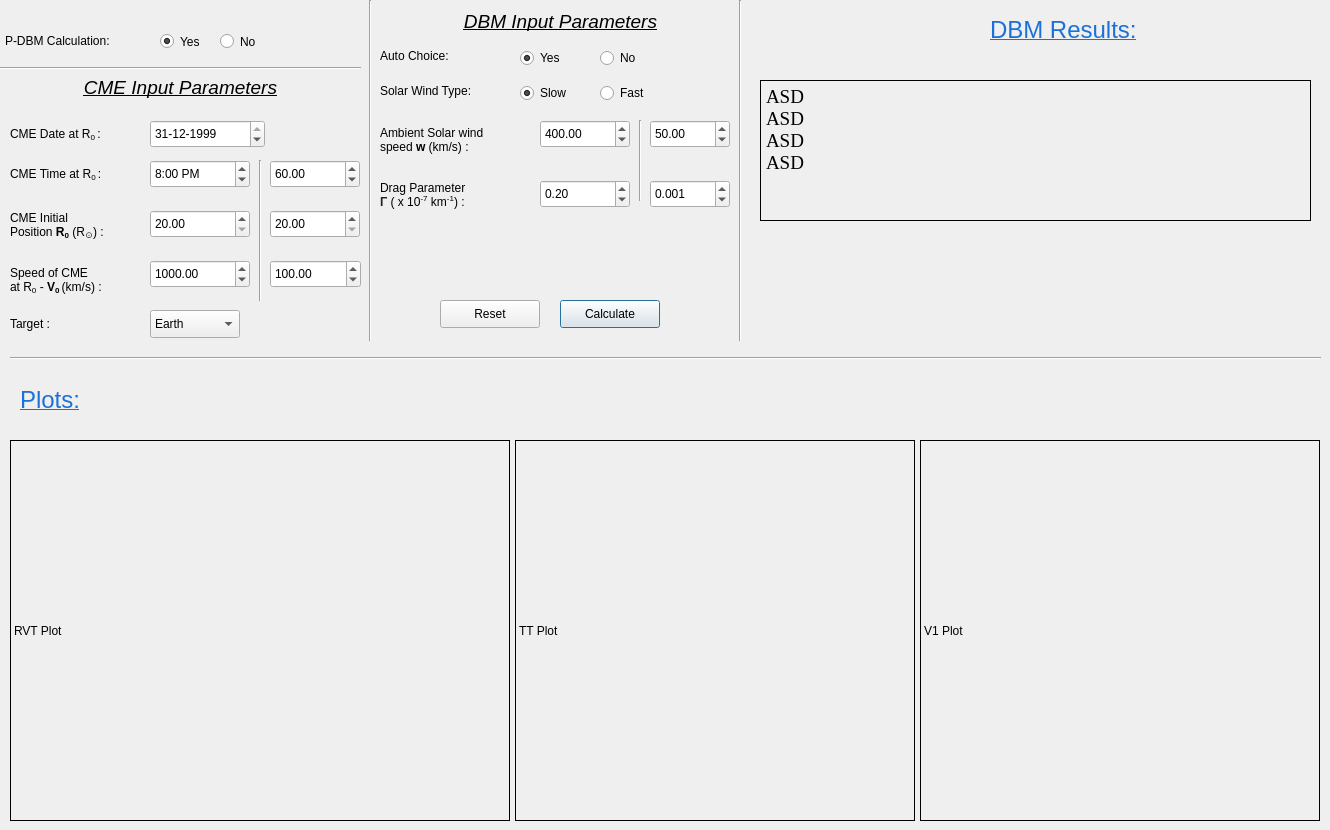
    <widget class="QWidget" name="DBM_1D">
     <attribute name="title">
      <string>1D - DBM</string>
     </attribute>
     <widget class="QLabel" name="PDBM_1D_Selection">
      <property name="geometry">
       <rect>
        <x>5</x>
        <y>25</y>
        <width>151</width>
        <height>31</height>
       </rect>
      </property>
      <property name="text">
       <string>P-DBM Calculation:</string>
      </property>
     </widget>
     <widget class="QRadioButton" name="PDBM_Yes">
      <property name="geometry">
       <rect>
        <x>160</x>
        <y>26</y>
        <width>151</width>
        <height>31</height>
       </rect>
      </property>
      <property name="text">
       <string>Yes </string>
      </property>
      <property name="checkable">
       <bool>true</bool>
      </property>
      <property name="checked">
       <bool>true</bool>
      </property>
      <attribute name="buttonGroup">
       <string notr="true">PDBM_group</string>
      </attribute>
     </widget>
     <widget class="QRadioButton" name="PDBM_No">
      <property name="geometry">
       <rect>
        <x>220</x>
        <y>26</y>
        <width>151</width>
        <height>31</height>
       </rect>
      </property>
      <property name="text">
       <string>No</string>
      </property>
      <property name="checked">
       <bool>false</bool>
      </property>
      <attribute name="buttonGroup">
       <string notr="true">PDBM_group</string>
      </attribute>
     </widget>
     <widget class="Line" name="line_2">
      <property name="geometry">
       <rect>
        <x>0</x>
        <y>60</y>
        <width>361</width>
        <height>16</height>
       </rect>
      </property>
      <property name="orientation">
       <enum>Qt::Horizontal</enum>
      </property>
     </widget>
     <widget class="QLabel" name="CME_input_1D_heading">
      <property name="geometry">
       <rect>
        <x>0</x>
        <y>76</y>
        <width>361</width>
        <height>30</height>
       </rect>
      </property>
      <property name="font">
       <font>
        <pointsize>9</pointsize>
       </font>
      </property>
      <property name="frameShape">
       <enum>QFrame::NoFrame</enum>
      </property>
      <property name="text">
       <string>&lt;html&gt;&lt;head/&gt;&lt;body&gt;&lt;p align=&quot;center&quot;&gt;&lt;span style=&quot; font-size:14pt; font-style:italic; text-decoration: underline;&quot;&gt;CME Input Parameters&lt;/span&gt;&lt;/p&gt;&lt;/body&gt;&lt;/html&gt;</string>
      </property>
      <property name="textFormat">
       <enum>Qt::RichText</enum>
      </property>
      <property name="alignment">
       <set>Qt::AlignHCenter|Qt::AlignTop</set>
      </property>
     </widget>
     <widget class="QDateEdit" name="CME_date">
      <property name="geometry">
       <rect>
        <x>150</x>
        <y>120</y>
        <width>115</width>
        <height>28</height>
       </rect>
      </property>
      <property name="dateTime">
       <datetime>
        <hour>0</hour>
        <minute>0</minute>
        <second>0</second>
        <year>1999</year>
        <month>12</month>
        <day>31</day>
       </datetime>
      </property>
      <property name="displayFormat">
       <string>dd-MM-yyyy</string>
      </property>
     </widget>
     <widget class="QLabel" name="Date_1D_label">
      <property name="geometry">
       <rect>
        <x>10</x>
        <y>120</y>
        <width>150</width>
        <height>28</height>
       </rect>
      </property>
      <property name="text">
       <string>&lt;html&gt;&lt;head/&gt;&lt;body&gt;&lt;p&gt;CME Date at R&lt;span style=&quot; vertical-align:sub;&quot;&gt;0 &lt;/span&gt;:&lt;/p&gt;&lt;/body&gt;&lt;/html&gt;</string>
      </property>
      <property name="textFormat">
       <enum>Qt::RichText</enum>
      </property>
     </widget>
     <widget class="QLabel" name="t0_1D_label">
      <property name="geometry">
       <rect>
        <x>10</x>
        <y>160</y>
        <width>125</width>
        <height>28</height>
       </rect>
      </property>
      <property name="text">
       <string>&lt;html&gt;&lt;head/&gt;&lt;body&gt;&lt;p&gt;CME Time at R&lt;span style=&quot; vertical-align:sub;&quot;&gt;0 &lt;/span&gt;:&lt;/p&gt;&lt;/body&gt;&lt;/html&gt;</string>
      </property>
      <property name="textFormat">
       <enum>Qt::RichText</enum>
      </property>
     </widget>
     <widget class="QTimeEdit" name="CME_time">
      <property name="geometry">
       <rect>
        <x>150</x>
        <y>160</y>
        <width>100</width>
        <height>28</height>
       </rect>
      </property>
      <property name="dateTime">
       <datetime>
        <hour>20</hour>
        <minute>0</minute>
        <second>0</second>
        <year>2000</year>
        <month>1</month>
        <day>3</day>
       </datetime>
      </property>
      <property name="displayFormat">
       <string>h:mm AP</string>
      </property>
     </widget>
     <widget class="QComboBox" name="Target">
      <property name="geometry">
       <rect>
        <x>150</x>
        <y>310</y>
        <width>90</width>
        <height>28</height>
       </rect>
      </property>
      <property name="currentIndex">
       <number>2</number>
      </property>
      <item>
       <property name="text">
        <string>Mercury</string>
       </property>
      </item>
      <item>
       <property name="text">
        <string>Venus</string>
       </property>
      </item>
      <item>
       <property name="text">
        <string>Earth</string>
       </property>
      </item>
      <item>
       <property name="text">
        <string>Mars</string>
       </property>
      </item>
      <item>
       <property name="text">
        <string>Jupiter</string>
       </property>
      </item>
      <item>
       <property name="text">
        <string>Saturn</string>
       </property>
      </item>
      <item>
       <property name="text">
        <string>Messenger</string>
       </property>
      </item>
      <item>
       <property name="text">
        <string>VEX</string>
       </property>
      </item>
      <item>
       <property name="text">
        <string>PSP</string>
       </property>
      </item>
      <item>
       <property name="text">
        <string>SolO</string>
       </property>
      </item>
      <item>
       <property name="text">
        <string>BepiCol</string>
       </property>
      </item>
      <item>
       <property name="text">
        <string>Spitzer</string>
       </property>
      </item>
      <item>
       <property name="text">
        <string>Wind</string>
       </property>
      </item>
      <item>
       <property name="text">
        <string>ST-A</string>
       </property>
      </item>
      <item>
       <property name="text">
        <string>ST-B</string>
       </property>
      </item>
      <item>
       <property name="text">
        <string>Kepler</string>
       </property>
      </item>
      <item>
       <property name="text">
        <string>MSL</string>
       </property>
      </item>
      <item>
       <property name="text">
        <string>Maven</string>
       </property>
      </item>
      <item>
       <property name="text">
        <string>Juno</string>
       </property>
      </item>
     </widget>
     <widget class="QLabel" name="Target_label">
      <property name="geometry">
       <rect>
        <x>10</x>
        <y>310</y>
        <width>76</width>
        <height>28</height>
       </rect>
      </property>
      <property name="text">
       <string>Target :</string>
      </property>
     </widget>
     <widget class="QLabel" name="V0_1D_label">
      <property name="geometry">
       <rect>
        <x>10</x>
        <y>260</y>
        <width>150</width>
        <height>41</height>
       </rect>
      </property>
      <property name="text">
       <string>&lt;html&gt;&lt;head/&gt;&lt;body&gt;&lt;p&gt;Speed of CME&lt;br/&gt;at R&lt;span style=&quot; vertical-align:sub;&quot;&gt;0&lt;/span&gt; - &lt;span style=&quot; font-weight:700;&quot;&gt;V&lt;/span&gt;&lt;span style=&quot; font-weight:700; vertical-align:sub;&quot;&gt;0 &lt;/span&gt;(km/s) :&lt;/p&gt;&lt;/body&gt;&lt;/html&gt;</string>
      </property>
     </widget>
     <widget class="QDoubleSpinBox" name="V0">
      <property name="geometry">
       <rect>
        <x>150</x>
        <y>260</y>
        <width>100</width>
        <height>28</height>
       </rect>
      </property>
      <property name="maximum">
       <double>200000.000000000000000</double>
      </property>
      <property name="singleStep">
       <double>1.000000000000000</double>
      </property>
      <property name="stepType">
       <enum>QAbstractSpinBox::DefaultStepType</enum>
      </property>
      <property name="value">
       <double>1000.000000000000000</double>
      </property>
     </widget>
     <widget class="Line" name="line_4">
      <property name="geometry">
       <rect>
        <x>250</x>
        <y>160</y>
        <width>20</width>
        <height>141</height>
       </rect>
      </property>
      <property name="orientation">
       <enum>Qt::Vertical</enum>
      </property>
     </widget>
     <widget class="QDoubleSpinBox" name="dV0">
      <property name="enabled">
       <bool>true</bool>
      </property>
      <property name="geometry">
       <rect>
        <x>270</x>
        <y>260</y>
        <width>91</width>
        <height>28</height>
       </rect>
      </property>
      <property name="maximum">
       <double>200000.000000000000000</double>
      </property>
      <property name="singleStep">
       <double>1.000000000000000</double>
      </property>
      <property name="stepType">
       <enum>QAbstractSpinBox::DefaultStepType</enum>
      </property>
      <property name="value">
       <double>100.000000000000000</double>
      </property>
     </widget>
     <widget class="QDoubleSpinBox" name="R0">
      <property name="geometry">
       <rect>
        <x>150</x>
        <y>210</y>
        <width>100</width>
        <height>28</height>
       </rect>
      </property>
      <property name="minimum">
       <double>20.000000000000000</double>
      </property>
      <property name="singleStep">
       <double>0.010000000000000</double>
      </property>
      <property name="stepType">
       <enum>QAbstractSpinBox::DefaultStepType</enum>
      </property>
     </widget>
     <widget class="QDoubleSpinBox" name="dR0">
      <property name="enabled">
       <bool>true</bool>
      </property>
      <property name="geometry">
       <rect>
        <x>270</x>
        <y>210</y>
        <width>90</width>
        <height>28</height>
       </rect>
      </property>
      <property name="minimum">
       <double>20.000000000000000</double>
      </property>
      <property name="singleStep">
       <double>0.010000000000000</double>
      </property>
      <property name="stepType">
       <enum>QAbstractSpinBox::DefaultStepType</enum>
      </property>
     </widget>
     <widget class="QDoubleSpinBox" name="CME_dt0">
      <property name="enabled">
       <bool>true</bool>
      </property>
      <property name="geometry">
       <rect>
        <x>270</x>
        <y>160</y>
        <width>90</width>
        <height>28</height>
       </rect>
      </property>
      <property name="toolTip">
       <string>&lt;html&gt;&lt;head/&gt;&lt;body&gt;&lt;p&gt;Uncertainity in Time.&lt;/p&gt;&lt;/body&gt;&lt;/html&gt;</string>
      </property>
      <property name="toolTipDuration">
       <number>-2</number>
      </property>
      <property name="statusTip">
       <string/>
      </property>
      <property name="minimum">
       <double>0.000000000000000</double>
      </property>
      <property name="maximum">
       <double>1500.000000000000000</double>
      </property>
      <property name="singleStep">
       <double>0.100000000000000</double>
      </property>
      <property name="stepType">
       <enum>QAbstractSpinBox::DefaultStepType</enum>
      </property>
      <property name="value">
       <double>60.000000000000000</double>
      </property>
     </widget>
     <widget class="QLabel" name="DBM_1D_input_label">
      <property name="geometry">
       <rect>
        <x>385</x>
        <y>10</y>
        <width>351</width>
        <height>21</height>
       </rect>
      </property>
      <property name="text">
       <string>&lt;html&gt;&lt;head/&gt;&lt;body&gt;&lt;p align=&quot;center&quot;&gt;&lt;span style=&quot; font-size:14pt; font-style:italic; text-decoration: underline;&quot;&gt;DBM Input Parameters&lt;/span&gt;&lt;/p&gt;&lt;/body&gt;&lt;/html&gt;</string>
      </property>
     </widget>
     <widget class="QLabel" name="Auto_DBM_1D_label">
      <property name="geometry">
       <rect>
        <x>380</x>
        <y>40</y>
        <width>111</width>
        <height>31</height>
       </rect>
      </property>
      <property name="text">
       <string>Auto Choice:</string>
      </property>
     </widget>
     <widget class="QRadioButton" name="Auto_DBM_Yes">
      <property name="geometry">
       <rect>
        <x>520</x>
        <y>45</y>
        <width>61</width>
        <height>26</height>
       </rect>
      </property>
      <property name="text">
       <string>Yes</string>
      </property>
      <property name="checked">
       <bool>true</bool>
      </property>
      <attribute name="buttonGroup">
       <string notr="true">Auto_DBM</string>
      </attribute>
     </widget>
     <widget class="QRadioButton" name="Auto_DBM_No">
      <property name="geometry">
       <rect>
        <x>600</x>
        <y>45</y>
        <width>71</width>
        <height>26</height>
       </rect>
      </property>
      <property name="text">
       <string>No</string>
      </property>
      <attribute name="buttonGroup">
       <string notr="true">Auto_DBM</string>
      </attribute>
     </widget>
     <widget class="QLabel" name="Solar_wind_type_label">
      <property name="geometry">
       <rect>
        <x>380</x>
        <y>80</y>
        <width>141</width>
        <height>21</height>
       </rect>
      </property>
      <property name="text">
       <string>Solar Wind Type:</string>
      </property>
     </widget>
     <widget class="QRadioButton" name="W_slow">
      <property name="geometry">
       <rect>
        <x>520</x>
        <y>80</y>
        <width>123</width>
        <height>26</height>
       </rect>
      </property>
      <property name="text">
       <string>Slow</string>
      </property>
      <property name="checked">
       <bool>true</bool>
      </property>
      <attribute name="buttonGroup">
       <string notr="true">Wind_type</string>
      </attribute>
     </widget>
     <widget class="QRadioButton" name="W_fast">
      <property name="geometry">
       <rect>
        <x>600</x>
        <y>80</y>
        <width>123</width>
        <height>26</height>
       </rect>
      </property>
      <property name="text">
       <string>Fast</string>
      </property>
      <attribute name="buttonGroup">
       <string notr="true">Wind_type</string>
      </attribute>
     </widget>
     <widget class="QLabel" name="W_label">
      <property name="geometry">
       <rect>
        <x>380</x>
        <y>120</y>
        <width>161</width>
        <height>41</height>
       </rect>
      </property>
      <property name="text">
       <string>&lt;html&gt;&lt;head/&gt;&lt;body&gt;&lt;p&gt;Ambient Solar wind&lt;br/&gt;speed &lt;span style=&quot; font-weight:700;&quot;&gt;w &lt;/span&gt;(km/s) :&lt;/p&gt;&lt;/body&gt;&lt;/html&gt;</string>
      </property>
     </widget>
     <widget class="QLabel" name="gamma_label">
      <property name="geometry">
       <rect>
        <x>380</x>
        <y>170</y>
        <width>141</width>
        <height>51</height>
       </rect>
      </property>
      <property name="text">
       <string>&lt;html&gt;&lt;head/&gt;&lt;body&gt;&lt;p&gt;Drag Parameter &lt;br/&gt;&lt;span style=&quot; font-family:'Times New Roman','serif'; font-weight:700; color:#202122; background-color:transparent&quot;&gt;&amp;#915; &lt;/span&gt;( x 10&lt;span style=&quot; vertical-align:super;&quot;&gt;-7&lt;/span&gt; km&lt;span style=&quot; vertical-align:super;&quot;&gt;-1&lt;/span&gt;) :&lt;/p&gt;&lt;/body&gt;&lt;/html&gt;</string>
      </property>
     </widget>
     <widget class="QDoubleSpinBox" name="w_in">
      <property name="geometry">
       <rect>
        <x>540</x>
        <y>120</y>
        <width>90</width>
        <height>28</height>
       </rect>
      </property>
      <property name="maximum">
       <double>200000.000000000000000</double>
      </property>
      <property name="singleStep">
       <double>1.000000000000000</double>
      </property>
      <property name="stepType">
       <enum>QAbstractSpinBox::DefaultStepType</enum>
      </property>
      <property name="value">
       <double>400.000000000000000</double>
      </property>
     </widget>
     <widget class="QDoubleSpinBox" name="dW">
      <property name="geometry">
       <rect>
        <x>650</x>
        <y>120</y>
        <width>80</width>
        <height>28</height>
       </rect>
      </property>
      <property name="maximum">
       <double>1000.000000000000000</double>
      </property>
      <property name="singleStep">
       <double>1.000000000000000</double>
      </property>
      <property name="stepType">
       <enum>QAbstractSpinBox::DefaultStepType</enum>
      </property>
      <property name="value">
       <double>50.000000000000000</double>
      </property>
     </widget>
     <widget class="QDoubleSpinBox" name="Gamma">
      <property name="geometry">
       <rect>
        <x>540</x>
        <y>180</y>
        <width>90</width>
        <height>28</height>
       </rect>
      </property>
      <property name="maximum">
       <double>10.000000000000000</double>
      </property>
      <property name="singleStep">
       <double>0.010000000000000</double>
      </property>
      <property name="stepType">
       <enum>QAbstractSpinBox::DefaultStepType</enum>
      </property>
      <property name="value">
       <double>0.200000000000000</double>
      </property>
     </widget>
     <widget class="QDoubleSpinBox" name="dGamma">
      <property name="geometry">
       <rect>
        <x>650</x>
        <y>180</y>
        <width>80</width>
        <height>28</height>
       </rect>
      </property>
      <property name="decimals">
       <number>3</number>
      </property>
      <property name="maximum">
       <double>10.000000000000000</double>
      </property>
      <property name="singleStep">
       <double>0.001000000000000</double>
      </property>
      <property name="stepType">
       <enum>QAbstractSpinBox::DefaultStepType</enum>
      </property>
      <property name="value">
       <double>0.001000000000000</double>
      </property>
     </widget>
     <widget class="Line" name="line_5">
      <property name="geometry">
       <rect>
        <x>630</x>
        <y>120</y>
        <width>20</width>
        <height>81</height>
       </rect>
      </property>
      <property name="orientation">
       <enum>Qt::Vertical</enum>
      </property>
     </widget>
     <widget class="QPushButton" name="Calculate">
      <property name="geometry">
       <rect>
        <x>560</x>
        <y>300</y>
        <width>100</width>
        <height>28</height>
       </rect>
      </property>
      <property name="text">
       <string>Calculate</string>
      </property>
      <property name="default">
       <bool>true</bool>
      </property>
      <property name="flat">
       <bool>false</bool>
      </property>
     </widget>
     <widget class="QPushButton" name="Reset">
      <property name="geometry">
       <rect>
        <x>440</x>
        <y>300</y>
        <width>100</width>
        <height>28</height>
       </rect>
      </property>
      <property name="text">
       <string>Reset</string>
      </property>
     </widget>
     <widget class="QLabel" name="R0_1D_label">
      <property name="geometry">
       <rect>
        <x>10</x>
        <y>205</y>
        <width>161</width>
        <height>41</height>
       </rect>
      </property>
      <property name="text">
       <string>&lt;html&gt;&lt;head/&gt;&lt;body&gt;&lt;p&gt;CME Initial&lt;br/&gt; Position &lt;span style=&quot; font-weight:700;&quot;&gt;R&lt;/span&gt;&lt;span style=&quot; font-weight:700; vertical-align:sub;&quot;&gt;0&lt;/span&gt; (R&lt;span style=&quot; vertical-align:sub;&quot;&gt;⊙&lt;/span&gt;) :&lt;/p&gt;&lt;/body&gt;&lt;/html&gt;</string>
      </property>
     </widget>
     <widget class="Line" name="line_8">
      <property name="geometry">
       <rect>
        <x>360</x>
        <y>0</y>
        <width>20</width>
        <height>341</height>
       </rect>
      </property>
      <property name="orientation">
       <enum>Qt::Vertical</enum>
      </property>
     </widget>
     <widget class="QLabel" name="Result_1D_heading">
      <property name="geometry">
       <rect>
        <x>990</x>
        <y>10</y>
        <width>151</width>
        <height>41</height>
       </rect>
      </property>
      <property name="text">
       <string>&lt;html&gt;&lt;head/&gt;&lt;body&gt;&lt;p&gt;&lt;span style=&quot; font-size:18pt; text-decoration: underline; color:#1c71d8;&quot;&gt;DBM Results:&lt;/span&gt;&lt;/p&gt;&lt;/body&gt;&lt;/html&gt;</string>
      </property>
     </widget>
     <widget class="QLabel" name="DBM_Result_1D">
      <property name="geometry">
       <rect>
        <x>760</x>
        <y>80</y>
        <width>551</width>
        <height>141</height>
       </rect>
      </property>
      <property name="font">
       <font>
        <family>Times New Roman</family>
        <pointsize>14</pointsize>
       </font>
      </property>
      <property name="frameShape">
       <enum>QFrame::Box</enum>
      </property>
      <property name="text">
       <string>&lt;html&gt;&lt;head/&gt;&lt;body&gt;&lt;p&gt;ASD&lt;br/&gt;ASD&lt;br/&gt;ASD&lt;br/&gt;ASD&lt;/p&gt;&lt;/body&gt;&lt;/html&gt;</string>
      </property>
      <property name="alignment">
       <set>Qt::AlignLeading|Qt::AlignLeft|Qt::AlignTop</set>
      </property>
     </widget>
     <widget class="Line" name="line_12">
      <property name="geometry">
       <rect>
        <x>10</x>
        <y>350</y>
        <width>1311</width>
        <height>16</height>
       </rect>
      </property>
      <property name="orientation">
       <enum>Qt::Horizontal</enum>
      </property>
     </widget>
     <widget class="QLabel" name="RVT_plot">
      <property name="geometry">
       <rect>
        <x>10</x>
        <y>440</y>
        <width>500</width>
        <height>381</height>
       </rect>
      </property>
      <property name="frameShape">
       <enum>QFrame::Box</enum>
      </property>
      <property name="text">
       <string>RVT Plot</string>
      </property>
      <property name="scaledContents">
       <bool>true</bool>
      </property>
     </widget>
     <widget class="QLabel" name="TT_Plot">
      <property name="geometry">
       <rect>
        <x>515</x>
        <y>440</y>
        <width>400</width>
        <height>381</height>
       </rect>
      </property>
      <property name="frameShape">
       <enum>QFrame::Box</enum>
      </property>
      <property name="text">
       <string>TT Plot</string>
      </property>
      <property name="scaledContents">
       <bool>true</bool>
      </property>
     </widget>
     <widget class="QLabel" name="V_plot">
      <property name="geometry">
       <rect>
        <x>920</x>
        <y>440</y>
        <width>400</width>
        <height>381</height>
       </rect>
      </property>
      <property name="frameShape">
       <enum>QFrame::Box</enum>
      </property>
      <property name="text">
       <string>V1 Plot</string>
      </property>
      <property name="scaledContents">
       <bool>true</bool>
      </property>
     </widget>
     <widget class="Line" name="line_13">
      <property name="geometry">
       <rect>
        <x>730</x>
        <y>0</y>
        <width>20</width>
        <height>341</height>
       </rect>
      </property>
      <property name="orientation">
       <enum>Qt::Vertical</enum>
      </property>
     </widget>
     <widget class="QLabel" name="Plot_1D_heading">
      <property name="geometry">
       <rect>
        <x>20</x>
        <y>380</y>
        <width>151</width>
        <height>41</height>
       </rect>
      </property>
      <property name="text">
       <string>&lt;html&gt;&lt;head/&gt;&lt;body&gt;&lt;p&gt;&lt;span style=&quot; font-size:18pt; text-decoration: underline; color:#1c71d8;&quot;&gt;Plots:&lt;/span&gt;&lt;/p&gt;&lt;/body&gt;&lt;/html&gt;</string>
      </property>
     </widget>
    </widget>
